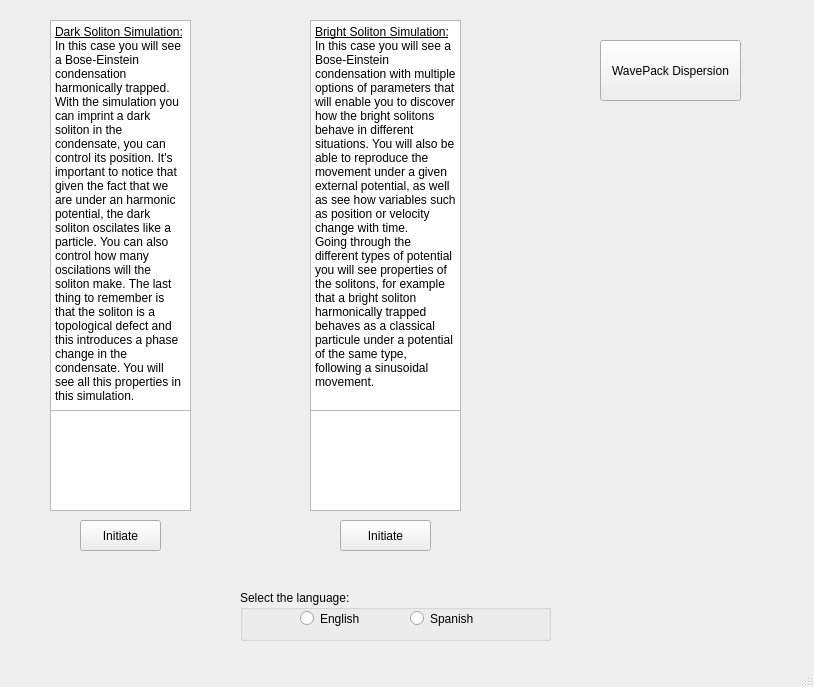
<?xml version="1.0" encoding="UTF-8"?>
<ui version="4.0">
 <class>MainWindow</class>
 <widget class="QMainWindow" name="MainWindow">
  <property name="geometry">
   <rect>
    <x>0</x>
    <y>0</y>
    <width>814</width>
    <height>687</height>
   </rect>
  </property>
  <property name="windowTitle">
   <string>MainWindow</string>
  </property>
  <widget class="QWidget" name="centralwidget">
   <widget class="QPushButton" name="button1">
    <property name="geometry">
     <rect>
      <x>80</x>
      <y>520</y>
      <width>81</width>
      <height>31</height>
     </rect>
    </property>
    <property name="text">
     <string>Initiate</string>
    </property>
   </widget>
   <widget class="QPushButton" name="button2">
    <property name="geometry">
     <rect>
      <x>340</x>
      <y>520</y>
      <width>91</width>
      <height>31</height>
     </rect>
    </property>
    <property name="text">
     <string>Initiate</string>
    </property>
   </widget>
   <widget class="QPushButton" name="button3">
    <property name="geometry">
     <rect>
      <x>600</x>
      <y>40</y>
      <width>141</width>
      <height>61</height>
     </rect>
    </property>
    <property name="text">
     <string>WavePack Dispersion</string>
    </property>
   </widget>
   <widget class="QTextBrowser" name="textBrowser">
    <property name="geometry">
     <rect>
      <x>50</x>
      <y>20</y>
      <width>141</width>
      <height>391</height>
     </rect>
    </property>
    <property name="html">
     <string>&lt;!DOCTYPE HTML PUBLIC &quot;-//W3C//DTD HTML 4.0//EN&quot; &quot;http://www.w3.org/TR/REC-html40/strict.dtd&quot;&gt;
&lt;html&gt;&lt;head&gt;&lt;meta name=&quot;qrichtext&quot; content=&quot;1&quot; /&gt;&lt;style type=&quot;text/css&quot;&gt;
p, li { white-space: pre-wrap; }
&lt;/style&gt;&lt;/head&gt;&lt;body style=&quot; font-family:'MS Shell Dlg 2'; font-size:8.25pt; font-weight:400; font-style:normal;&quot;&gt;
&lt;p style=&quot; margin-top:0px; margin-bottom:0px; margin-left:0px; margin-right:0px; -qt-block-indent:0; text-indent:0px;&quot;&gt;&lt;span style=&quot; font-size:9pt; text-decoration: underline;&quot;&gt;Dark Soliton Simulation:&lt;/span&gt;&lt;/p&gt;
&lt;p style=&quot; margin-top:0px; margin-bottom:0px; margin-left:0px; margin-right:0px; -qt-block-indent:0; text-indent:0px;&quot;&gt;&lt;span style=&quot; font-size:9pt;&quot;&gt;In this case you will see a Bose-Einstein condensation harmonically trapped. With the simulation you can imprint a dark soliton in the condensate, you can control its position. It's important to notice that given the fact that we are under an harmonic potential, the dark soliton oscilates like a particle. You can also control how many oscilations will the soliton make. The last thing to remember is that the soliton is a topological defect and this introduces a phase change in the condensate. You will see all this properties in this simulation.&lt;/span&gt;&lt;/p&gt;&lt;/body&gt;&lt;/html&gt;</string>
    </property>
   </widget>
   <widget class="QGraphicsView" name="DS">
    <property name="geometry">
     <rect>
      <x>50</x>
      <y>410</y>
      <width>141</width>
      <height>101</height>
     </rect>
    </property>
   </widget>
   <widget class="QGraphicsView" name="BS">
    <property name="geometry">
     <rect>
      <x>310</x>
      <y>410</y>
      <width>151</width>
      <height>101</height>
     </rect>
    </property>
   </widget>
   <widget class="QTextBrowser" name="textBrowser_2">
    <property name="geometry">
     <rect>
      <x>310</x>
      <y>20</y>
      <width>151</width>
      <height>391</height>
     </rect>
    </property>
    <property name="html">
     <string>&lt;!DOCTYPE HTML PUBLIC &quot;-//W3C//DTD HTML 4.0//EN&quot; &quot;http://www.w3.org/TR/REC-html40/strict.dtd&quot;&gt;
&lt;html&gt;&lt;head&gt;&lt;meta name=&quot;qrichtext&quot; content=&quot;1&quot; /&gt;&lt;style type=&quot;text/css&quot;&gt;
p, li { white-space: pre-wrap; }
&lt;/style&gt;&lt;/head&gt;&lt;body style=&quot; font-family:'MS Shell Dlg 2'; font-size:8.25pt; font-weight:400; font-style:normal;&quot;&gt;
&lt;p style=&quot; margin-top:0px; margin-bottom:0px; margin-left:0px; margin-right:0px; -qt-block-indent:0; text-indent:0px;&quot;&gt;&lt;span style=&quot; font-size:9pt; text-decoration: underline;&quot;&gt;Bright Soliton Simulation:&lt;/span&gt;&lt;/p&gt;
&lt;p style=&quot; margin-top:0px; margin-bottom:0px; margin-left:0px; margin-right:0px; -qt-block-indent:0; text-indent:0px;&quot;&gt;&lt;span style=&quot; font-size:9pt;&quot;&gt;In this case you will see a Bose-Einstein condensation with multiple options of parameters that will enable you to discover how the bright solitons behave in different situations. You will also be able to reproduce the movement under a given external potential, as well as see how variables such as position or velocity change with time.&lt;/span&gt;&lt;/p&gt;
&lt;p style=&quot; margin-top:0px; margin-bottom:0px; margin-left:0px; margin-right:0px; -qt-block-indent:0; text-indent:0px;&quot;&gt;&lt;span style=&quot; font-size:9pt;&quot;&gt;Going through the different types of potential you will see properties of the solitons, for example that a bright soliton harmonically trapped behaves as a classical particule under a potential of the same type, following a sinusoidal movement. &lt;/span&gt;&lt;/p&gt;&lt;/body&gt;&lt;/html&gt;</string>
    </property>
   </widget>
   <widget class="QGroupBox" name="language">
    <property name="geometry">
     <rect>
      <x>240</x>
      <y>590</y>
      <width>311</width>
      <height>51</height>
     </rect>
    </property>
    <property name="title">
     <string>Select the language:</string>
    </property>
    <widget class="QRadioButton" name="eng">
     <property name="geometry">
      <rect>
       <x>60</x>
       <y>20</y>
       <width>82</width>
       <height>17</height>
      </rect>
     </property>
     <property name="text">
      <string>English</string>
     </property>
    </widget>
    <widget class="QRadioButton" name="spa">
     <property name="geometry">
      <rect>
       <x>170</x>
       <y>20</y>
       <width>82</width>
       <height>17</height>
      </rect>
     </property>
     <property name="text">
      <string>Spanish</string>
     </property>
    </widget>
   </widget>
  </widget>
  <widget class="QMenuBar" name="menubar">
   <property name="geometry">
    <rect>
     <x>0</x>
     <y>0</y>
     <width>814</width>
     <height>21</height>
    </rect>
   </property>
  </widget>
  <widget class="QStatusBar" name="statusbar"/>
 </widget>
 <resources/>
 <connections/>
</ui>
